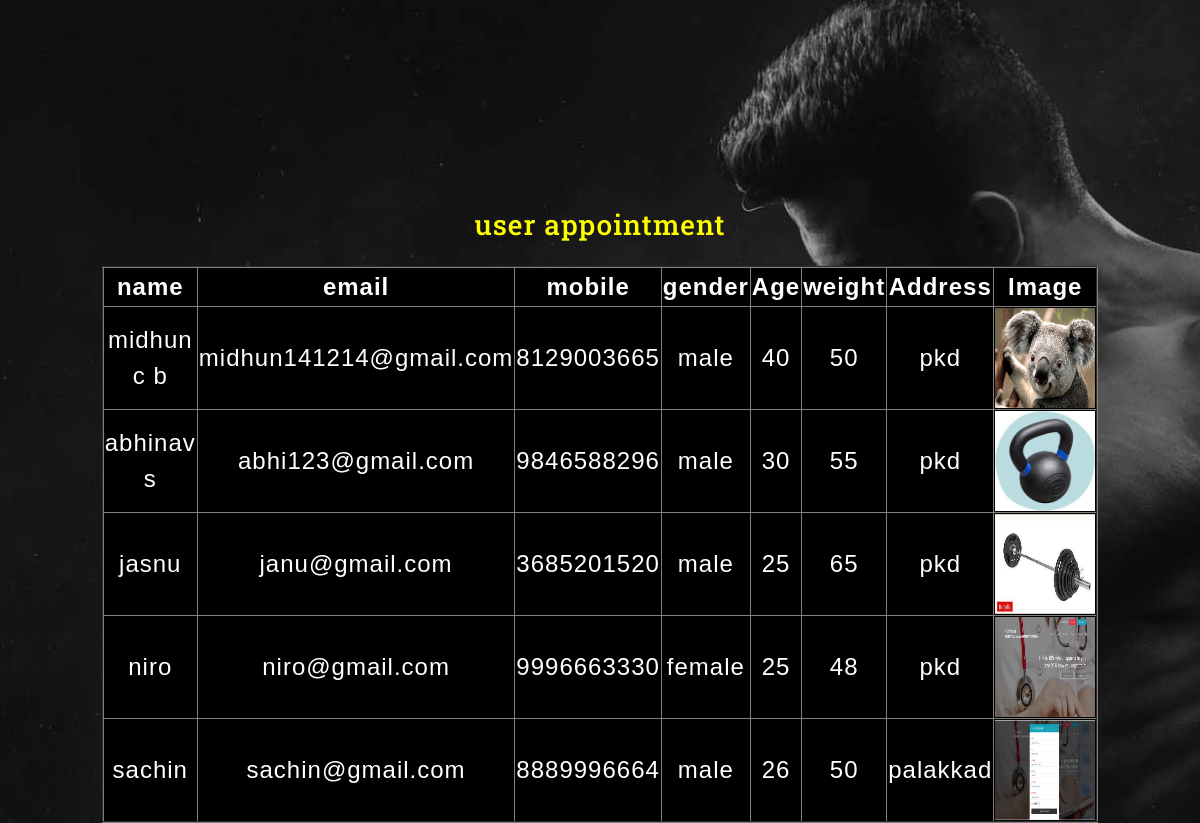
The app's page /viewusers.php (signed in) with its own data.
### tables this page shows
CREATE TABLE `register1` (
  `reg_id` int(20) NOT NULL,
  `login_id` int(20) NOT NULL,
  `name` varchar(40) NOT NULL,
  `email` varchar(40) NOT NULL,
  `mobile` varchar(40) NOT NULL,
  `gender` varchar(50) NOT NULL,
  `age` varchar(110) NOT NULL,
  `weight` varchar(100) NOT NULL,
  `address` varchar(500) NOT NULL,
  `image_path` varchar(40) NOT NULL
);

### viewusers.php (the view, shortened to what this page needs)
<!DOCTYPE html>
<html lang="zxx">
  <head>
    <link href="css/bootstrap.min.css" rel="stylesheet" type="text/css" media="all">
    <link href="css/fontawesome-all.min.css" rel="stylesheet" type="text/css" media="all">
    <link rel="stylesheet" href="css/lightbox.css">
    <link href='css/aos.css' rel='stylesheet prefetch' type="text/css" media="all" />
    <link href="css/style.css" rel='stylesheet' type='text/css' media="all">
      <link rel="stylesheet" href="css2/bootstrap.css">
  <link rel="stylesheet" href="css2/style.css" type="text/css" media="all" />
  <link rel="stylesheet" href="css2/fontawesome-all.css">
  <link href="css/easy-responsive-tabs.css" rel='stylesheet' type='text/css'/>
  <link rel="stylesheet" href="css2/jquery-ui.css" />
  <link rel="stylesheet" href="css2/flexslider.css" type="text/css" media="screen" property="" />
  </head>
  <body>
    <div class="header-outs" id="header">
      <div class="header-w3layouts">
        <div class="container-fluid">
          <nav class="navbar navbar-expand-lg navbar-light">
            <div class="collapse navbar-collapse justify-content-end" id="navbarSupportedContent" data-aos="fade-left">
              <ul class="navbar-nav">
                                <li>
                            <a class="nav-link" href="admin.html"></a>
                        </li>
                        <li class="nav-item">
                            <a class="nav-link" href="index.html"></a>
                        </li>
                            </ul>
            </div>
          </nav>
        </div>
      </div>
      <div class="container">
        <div class="banner-slide-img" data-aos="fade-up">
          <div class="hedder-up " >
        <center>
                <h3 align="center"><font color="yellow"><b></b>user appointment</font></h3>
                <br>
                <table align="center" bgcolor="black" border="2" style="width: 800px;">
                    <tr align="center">
                               <th><font color="white" size="5"> name</font></th>
                               <th><font color="white" size="5"> email</font></th>
                               <th><font color="white" size="5"> mobile</font></th>
                               <th><font color="white" size="5"> gender</font></th>
                               <th><font color="white" size="5"> Age</font></th>
                               <th><font color="white" size="5"> weight</font></th>
                               <th><font color="white" size="5"> Address</font></th>
                               <th><font color="white" size="5">Image</font></th>
                    </tr>
                    <?php
                    include "connect.php";
                    $result=mysqli_query($conn,"select * from register1");
                    if(mysqli_num_rows($result) >0)
                    {
                        while($row1=mysqli_fetch_array($result)){
                            ?>
                            <tr align="center">
                                <td><font color="white" size="5"><?php echo $row1[2];?></font></td>
                                <td><font color="white" size="5"><?php echo $row1[3];?></font></td>
                                <td><font color="white" size="5"><?php echo $row1[4];?></font></td>
                                <td><font color="white" size="5"><?php echo $row1[5];?></font></td>
                                <td><font color="white" size="5"><?php echo $row1[6];?></font></td>
                                <td><font color="white" size="5"><?php echo $row1[7];?></font></td>
                                <td><font color="white" size="5"><?php echo $row1[8];?></font></td>
                                <td> <img src="<?php echo $row1['image_path'];?>" height="100" width="100">
                        </tr>
                            <?php
                        }
                    }
                    ?>
                </table>
</div>
  </div>
      </div>
    </div>
  </body>
</html>

### css/lightbox.css (style rules this page uses)
body:after { display: none; }

### css/style.css (style rules this page uses)
html, body { padding: 0; margin: 0; background: #fff; letter-spacing: 1px; font-family: 'PT Sans', sans-serif; }
body a { outline: none; transition: 0.5s all; -webkit-transition: 0.5s all; -moz-transition: 0.5s all; -o-transition: 0.5s all; -ms-transition: 0.5s all; text-decoration: none; }
h1, h2, h3, h4, h5, h6 { margin: 0; padding: 0; font-family: 'Oswald', sans-serif; letter-spacing: 1px; }
ul { margin: 0; padding: 0; list-style-type: none; }
.header-outs { position: relative; background: url(../images/b1.jpg) no-repeat 0px 0px; -webkit-background-size: cover; -moz-background-size: cover; -o-background-size: cover; -ms-background-size: cover; min-height: 800px; }
.header-w3layouts { position: absolute; width: 100%; z-index: 99; padding-top: 1em; }
.navbar-light .navbar-nav .nav-link { color: #fff; font-size: 10px; letter-spacing: 2px; text-transform: uppercase; font-weight: 600; margin: 0px 14px; border:none; border-bottom:2px solid transparent; padding: 0px 1px 5px; transition: 0.5s all; -webkit-transition: 0.5s all; -moz-transition: 0.5s all; -o-transition: 0.5s all; -ms-transition: 0.5s all; }
.hedder-up { text-align: center; }
a { color: #fff; text-decoration: none; }
.banner-slide-img { padding-top: 19em; }
.wls-hours-list ul li,.nav-link { font-size: 13px; color: #d8d8d8; line-height: 28px; }
@media (max-width:1440px) { .header-outs { min-height: 680px; } }
@media (max-width:1440px) { .banner-slide-img { padding-top: 15em; } }
@media (max-width:1280px) { .header-outs { min-height: 610px; } }
@media (max-width:1280px) { .banner-slide-img { padding-top: 13em; } }

### css2/style.css (style rules this page uses)
body { padding:0; margin:0; background:#fff; position:relative; font-family: 'Montserrat', sans-serif; }
body a { transition:0.5s all; -webkit-transition:0.5s all; -moz-transition:0.5s all; -o-transition:0.5s all; -ms-transition:0.5s all; }
h1,h2,h3,h4,h5,h6 { margin:0; font-family: 'Roboto Slab', serif; }
ul { margin:0; padding:0; }
.navbar-light .navbar-nav .nav-link { color: #fff; font-size: 11px; margin: 0 .1em; padding: 3px 1px; border: 1px solid transparent; font-family: 'Roboto Slab', serif; font-weight: 240; }

### css2/easy-responsive-tabs.css (style rules this page uses)
body { margin: 0px; padding: 0px; background: #f5f5f5; font-weight: 500; }

### records on screen
register1: name "midhun c b", email "midhun141214@gmail.com", mobile "8129003665", gender "male", age "40", weight "50", address "pkd", image_path (picture)
register1: name "abhinav s", email "abhi123@gmail.com", mobile "9846588296", gender "male", age "30", weight "55", address "pkd", image_path (picture)
register1: name "jasnu", email "janu@gmail.com", mobile "3685201520", gender "male", age "25", weight "65", address "pkd", image_path (picture)
register1: name "niro", email "niro@gmail.com", mobile "9996663330", gender "female", age "25", weight "48", address "pkd", image_path (picture)
register1: name "sachin", email "sachin@gmail.com", mobile "8889996664", gender "male", age "26", weight "50", address "palakkad", image_path (picture)
